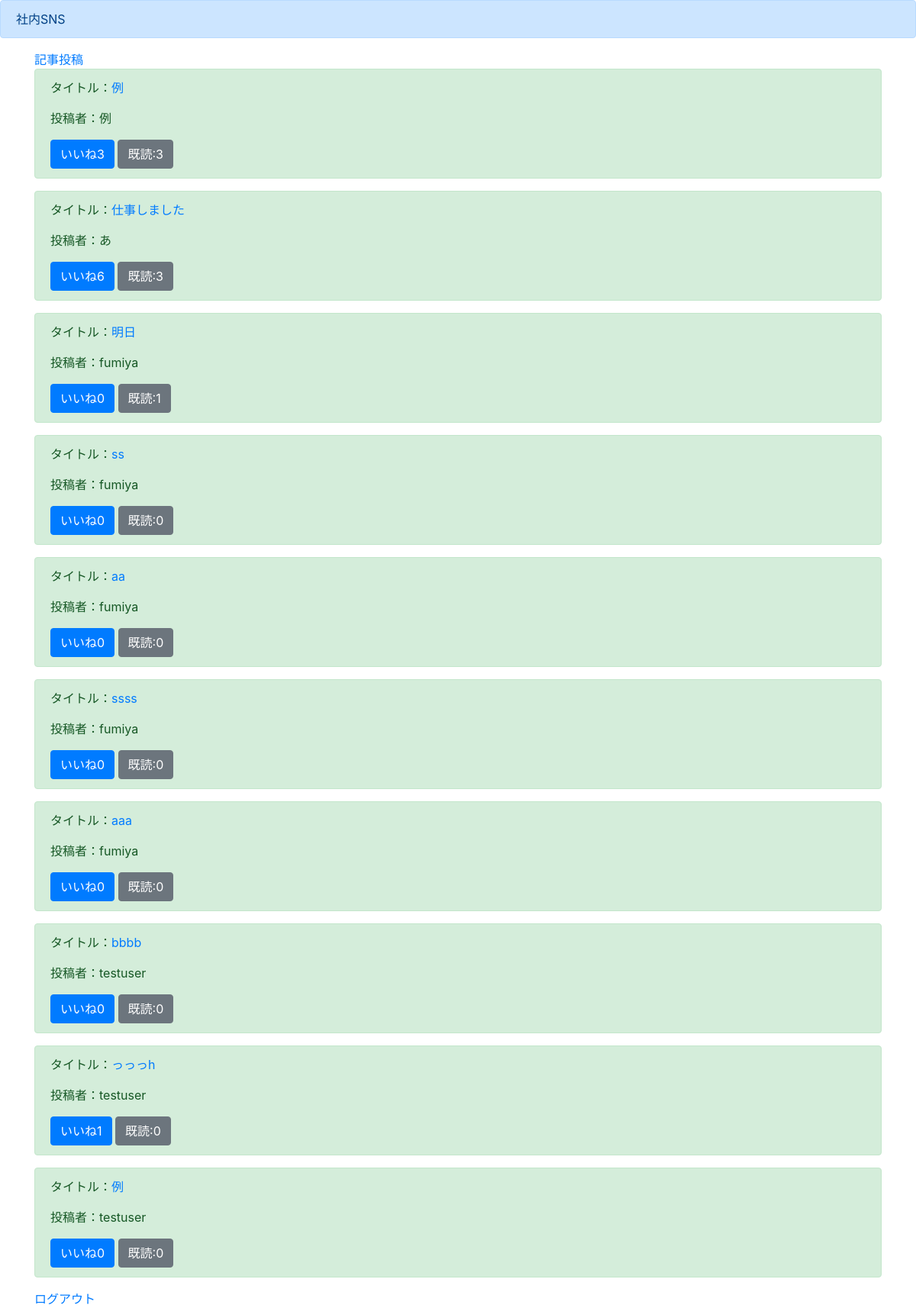
Screenshot of /list/ (signed in) with the database file from the repository.
### boardapp/models.py (models this page shows)
class BoardModel(models.Model):
    title = models.CharField(max_length=100)
    content = models.TextField()
    author = models.CharField(max_length=100)
    images = models.ImageField(upload_to='', null=True, blank=True)
    good = models.IntegerField( null=True, blank=True, default=0)
    read = models.IntegerField( null=True, blank=True, default=0)
    readtext = models.CharField(max_length=100, null=True, blank=True, default='a')

### boardapp/views.py (the view)
# urls.py: path('list/', listfunc, name='list'),
@login_required
def listfunc(request):
    object_list = BoardModel.objects.all()
    return render(request,'list.html', {'object_list':object_list})

### templates/list.html (shortened to what this page needs)
{% extends 'base.html' %}
{% block header %}
<div class="alert alert-primary" role="alert">
    社内SNS
</div>
{% endblock header %}
{% block content %}
<div class="container">
    <a href="{% url 'create' %}">記事投稿</a>
    {% for item in object_list %}
    <div class="alert alert-success" role="alert">
        <p>タイトル：<a href="{% url 'detail' item.pk%}">{{ item.title }}</a></p>
        <p>投稿者：{{ item.author }}</p>
        <a href="#" class="btn btn-primary" role="button" aria-pressed="true">いいね{{ item.good }}</a>
        <a href="#" class="btn btn-secondary" role="button" aria-pressed="true">既読:{{ item.read }}</a>
    </div>
    {% endfor %}
    <a href="{% url 'logout' %}">ログアウト</a>
</div>
{% endblock content %}

### templates/base.html (shortened to what this page needs)
<!doctype html>
<html lang="ja">
<head>
    <link rel="stylesheet" href="https://stackpath.bootstrapcdn.com/bootstrap/4.5.0/css/bootstrap.min.css"
>
</head>
<body>
    {% block header %}
    {% endblock header %}
    {% block content %}
    {% endblock content %}
</body>
</html>

### rows the page displays
BoardModel: title "例", author "例", good "3", read "3"
BoardModel: title "仕事しました", author "あ", good "6", read "3"
BoardModel: title "明日", author "fumiya", good "0", read "1"
BoardModel: title "ss", author "fumiya", good "0", read "0"
BoardModel: title "aa", author "fumiya", good "0", read "0"
BoardModel: title "ssss", author "fumiya", good "0", read "0"
BoardModel: title "aaa", author "fumiya", good "0", read "0"
BoardModel: title "bbbb", author "testuser", good "0", read "0"
BoardModel: title "っっっh", author "testuser", good "1", read "0"
BoardModel: title "例", author "testuser", good "0", read "0"
